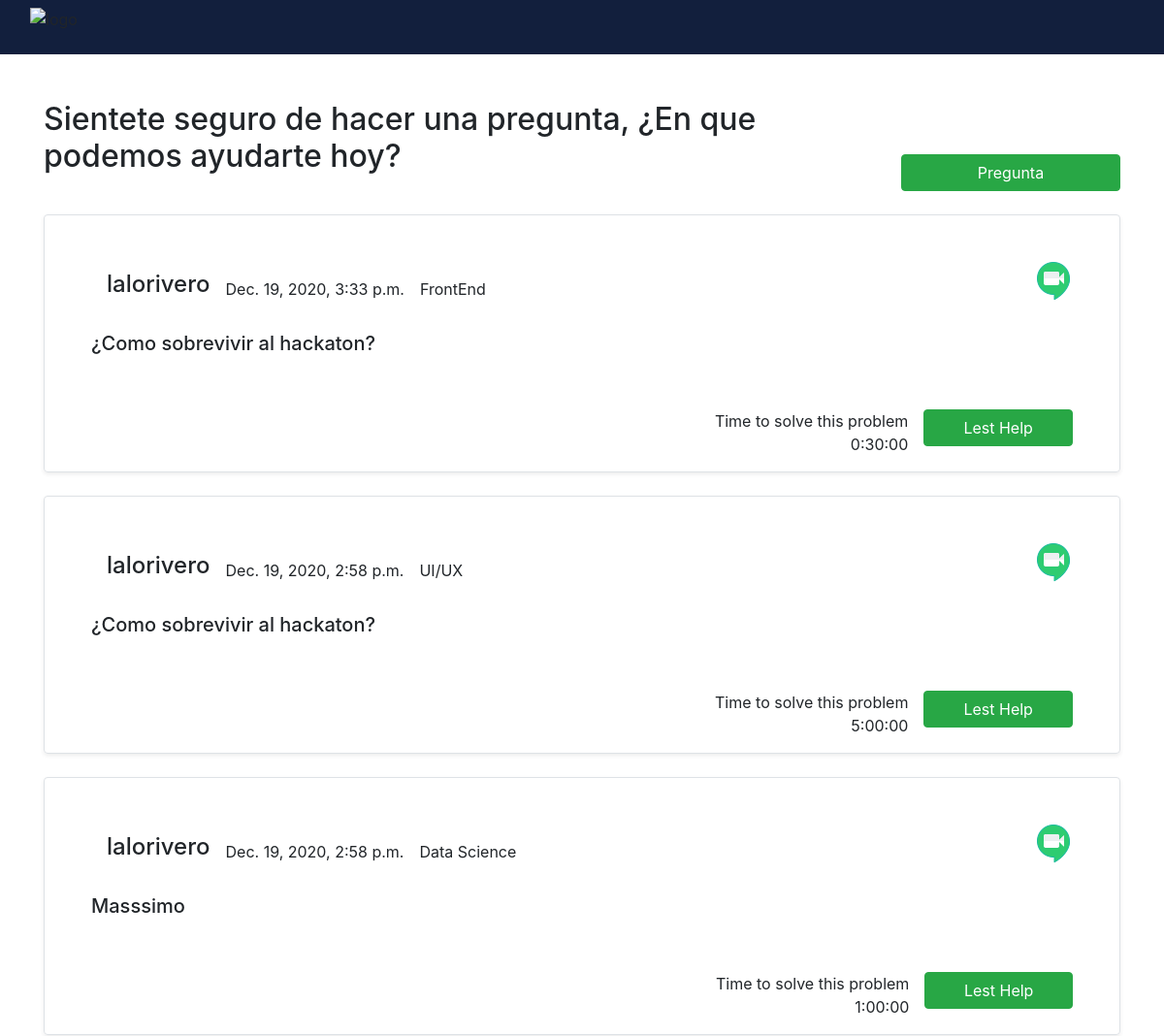
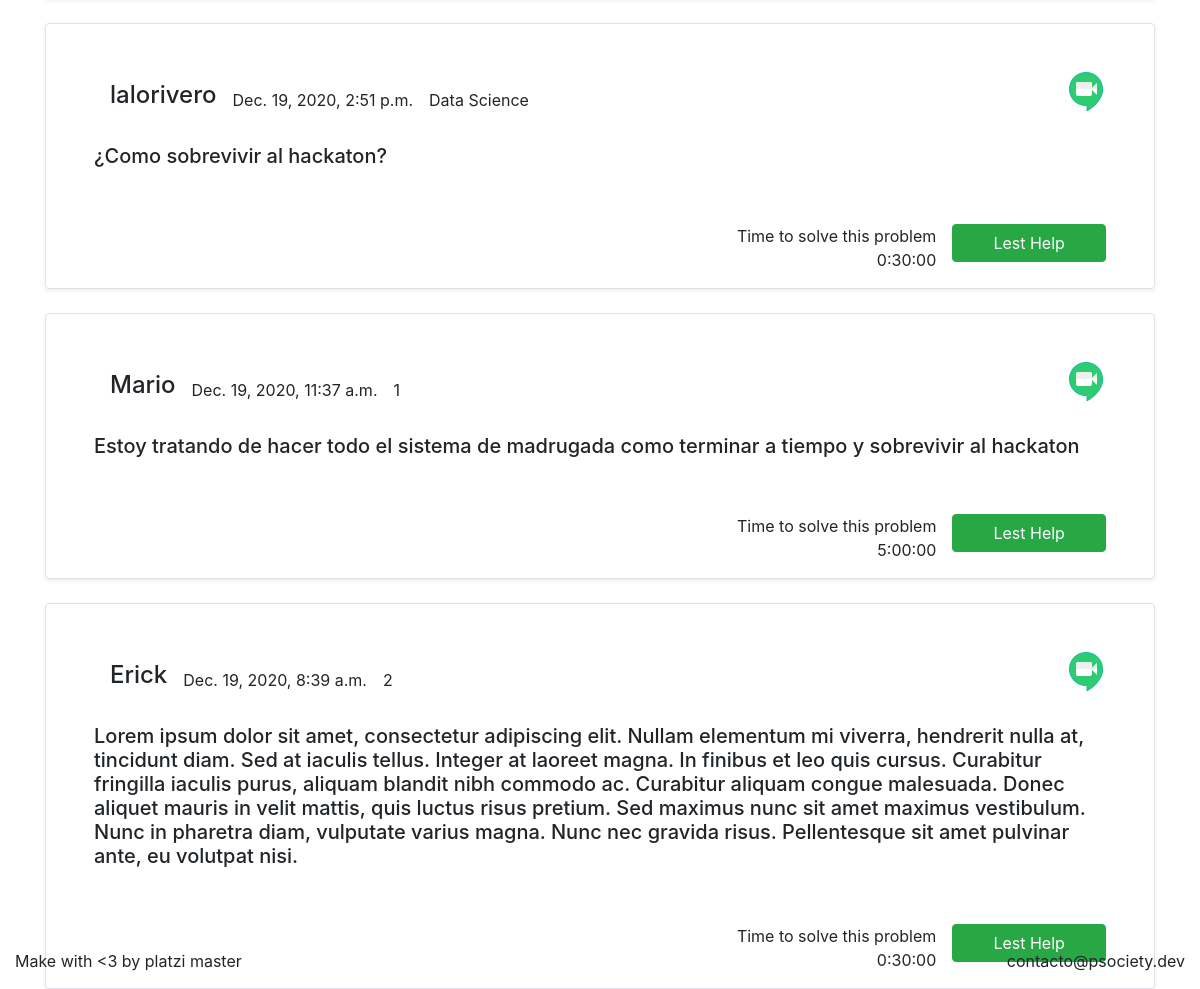
Screenshot of / (signed in) with the database file from the repository (2 pictures, top to bottom).
### questions/models.py (models this page shows, shortened)
class Question(models.Model):
    TECHNOLOGY_CHOICES = [
        ('Data Science', 'Data Science'),
        ('Computer Science', 'Computer Science'),
        ('FrontEnd','FrontEnd'),
        ('BackEnd','BackEnd'),
        ('UI/UX','UI/UX'),
        ('English','English')
    ]
    author = models.ForeignKey("users.Profile", on_delete=models.CASCADE)
    description = models.TextField()
    post_date = models.DateTimeField(auto_now_add=True)
    time_to_solve = models.DurationField()
    technology_tag = models.CharField(
        choices=TECHNOLOGY_CHOICES,
        max_length=60,
        null=True
    )
    is_active = models.BooleanField(default=True)
    menthor = models.ForeignKey(SolveForm, on_delete=models.CASCADE, null=True)
    points = models.IntegerField(default = 1)

### users/models.py (models this page shows)
class Profile(models.Model):
    user = models.OneToOneField(User, on_delete=models.CASCADE)
    picture = CloudinaryField('image')
    menthor_points = models.IntegerField(default=0)
    calendar = models.URLField(max_length=255)
    availability = models.BooleanField(default=True)
    def __str__(self):
        return str(self.user.username)

### questions/views.py (the view)
# urls.py: path('',questions_views.list_questions, name="q_feed"),
@login_required
def list_questions(request):
    questions = Question.objects.all().order_by('-post_date')
    return render(
        request=request,
        template_name='questions/q_feed.html',
        context={
            'questions':questions,
            'user':request.user
            }
        )

### templates/questions/q_feed.html (shortened to what this page needs)
{% extends "questions/base.html" %}
{% load static %}
{% block container %}
    <div class="container">
        <div class="d-flex align-items-end">
            <h2 class="mt-5 mb-3">Sientete seguro de hacer una pregunta, ¿En que podemos ayudarte hoy?</h2>
            <a class="btn btn-success btn-block mt-5 w-25 h-25 mx-auto d-block "  href={% url 'new_question' %} type="submit">Pregunta</a>
        </div>
        {% for question in questions %}
            <div class="border rounded pl-5 pr-5 mt-4 shadow-sm">
                <div class="d-flex justify-content-between mt-5 ">
                    <div class="d-flex align-items-center mb-3">
                        <h4 class="mr-3">{{ question.author }}</h4>
                        <p class="mr-3 mt-3">{{ question.post_date }}</p>
                        <p class="mr-3 mt-3">{{ question.technology_tag }}</p>
                    </div>
                    <div class="image_videocall">
                        <a href="{{ question.author.calendar }}"><img src="{% static "img/meet.png"%}" alt="meet"></a>
                    </div>
                </div>
                <div class="question_content">
                    <h5>{{ question.description }}</h5>
                </div>
                <div class="d-flex align-items-center justify-content-end">
                    <div class="d-flex align-items-start">
                        <p class="mt-5 mr-3 text-right">Time to solve this problem {{ question.time_to_solve }}</p>
                        <a class="btn btn-success btn-block mt-5 w-50 mx-auto d-block" href={% url 'question_detail' id=question.id %}>Lest Help</a>
                    </div>
                </div>
            </div>
        {% endfor %}
    </div>
{% endblock container %}

### templates/questions/base.html (shortened to what this page needs)
<!DOCTYPE html>
<html lang="en">
<head>
    {% load static %}
    <link rel="stylesheet" href="{% static 'css/bootstrap.min.css' %}"/>
    <link rel="stylesheet" href="https://use.fontawesome.com/releases/v5.1.0/css/all.css"/>
</head>
<body>
    {% include "header.html" %}
    {% block container %}
    {% endblock container %}
    {% include "footer.html" %}
</body>
</html>

### templates/header.html
{% load static %}
<nav class="navbar navbar-expand-lg navbar-dark" style="background-color: #121F3D;" id="main-navbar">
    <div class="container-fluid">
        <img class='d-inline-block align-top' height='40' src="https://res.cloudinary.com/dnxuwqcyh/image/upload/v1608374243/logotype_white_cxratk.png" alt="logo">
    </div>
</nav>

### templates/footer.html
{% load static %}
<div class="container-fluid d-flex justify-content-between fixed-bottom">
    <p>Make with <3 by platzi master </p>
    <p>contacto@psociety.dev</p>
</div>

### rows the page displays
Question: author "lalorivero", post_date "Dec. 19, 2020, 3:33 p.m.", technology_tag "FrontEnd", description "¿Como sobrevivir al hackaton?", time_to_solve "0:30:00"
Question: author "lalorivero", post_date "Dec. 19, 2020, 2:58 p.m.", technology_tag "UI/UX", description "¿Como sobrevivir al hackaton?", time_to_solve "5:00:00"
Question: author "lalorivero", post_date "Dec. 19, 2020, 2:58 p.m.", technology_tag "Data Science", description "Masssimo", time_to_solve "1:00:00"
Question: author "lalorivero", post_date "Dec. 19, 2020, 2:51 p.m.", technology_tag "Data Science", description "¿Como sobrevivir al hackaton?", time_to_solve "0:30:00"
Question: author "Mario", post_date "Dec. 19, 2020, 11:37 a.m.", technology_tag "1", description "Estoy tratando de hacer todo el sistema de madrugada como terminar a tiempo y sobrevivir al hackaton", time_to_solve "5:00:00"
Question: author "Erick", post_date "Dec. 19, 2020, 8:39 a.m.", technology_tag "2", description "Lorem ipsum dolor sit amet, consectetur adipiscing elit. Nullam elementum mi viverra, hendrerit nulla at, tincidunt diam. Sed at iaculis tellus. Integer at laoreet magna. In finibus et leo quis cursus. Curabitur fringilla iaculis purus, aliquam blandit nibh commodo ac. Curabitur aliquam congue malesuada. Donec aliquet mauris in velit mattis, quis luctus risus pretium. Sed maximus nunc sit amet maximus vestibulum. Nunc in pharetra diam, vulputate varius magna. Nunc nec gravida risus. Pellentesque sit amet pulvinar ante, eu volutpat nisi.", time_to_solve "0:30:00"
